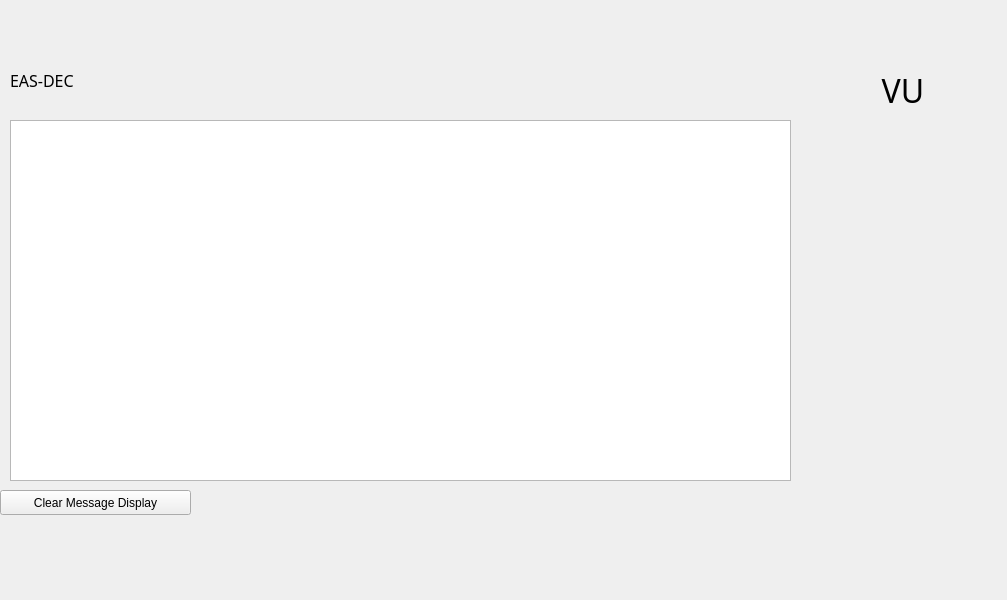
<?xml version="1.0" encoding="UTF-8"?>
<ui version="4.0">
 <class>MainWindow</class>
 <widget class="QMainWindow" name="MainWindow">
  <property name="geometry">
   <rect>
    <x>0</x>
    <y>0</y>
    <width>1007</width>
    <height>600</height>
   </rect>
  </property>
  <property name="windowTitle">
   <string>EAS Decoder</string>
  </property>
  <widget class="QWidget" name="centralwidget">
   <widget class="QTextEdit" name="Message_DSP">
    <property name="geometry">
     <rect>
      <x>10</x>
      <y>120</y>
      <width>781</width>
      <height>361</height>
     </rect>
    </property>
    <property name="readOnly">
     <bool>true</bool>
    </property>
   </widget>
   <widget class="QPushButton" name="pushButton">
    <property name="geometry">
     <rect>
      <x>0</x>
      <y>490</y>
      <width>191</width>
      <height>25</height>
     </rect>
    </property>
    <property name="text">
     <string>Clear Message Display</string>
    </property>
   </widget>
   <widget class="QLabel" name="label">
    <property name="geometry">
     <rect>
      <x>10</x>
      <y>60</y>
      <width>101</width>
      <height>41</height>
     </rect>
    </property>
    <property name="font">
     <font>
      <family>Noto Serif Malayalam Thin</family>
      <pointsize>12</pointsize>
     </font>
    </property>
    <property name="text">
     <string>EAS-DEC   </string>
    </property>
   </widget>
   <widget class="QWidget" name="verticalLayoutWidget">
    <property name="geometry">
     <rect>
      <x>800</x>
      <y>120</y>
      <width>201</width>
      <height>361</height>
     </rect>
    </property>
    <layout class="QVBoxLayout" name="verticalLayout"/>
   </widget>
   <widget class="QLabel" name="label_2">
    <property name="geometry">
     <rect>
      <x>840</x>
      <y>70</y>
      <width>91</width>
      <height>41</height>
     </rect>
    </property>
    <property name="font">
     <font>
      <family>Noto Sans Armenian Thin</family>
      <pointsize>24</pointsize>
     </font>
    </property>
    <property name="text">
     <string>     VU</string>
    </property>
   </widget>
  </widget>
  <action name="actionopensettings">
   <property name="text">
    <string>open settings</string>
   </property>
  </action>
 </widget>
 <resources/>
 <connections/>
</ui>
